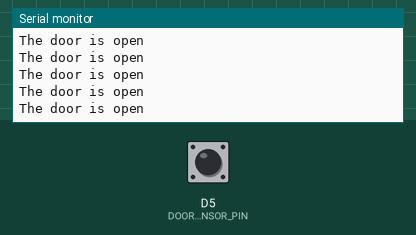
Recording of a sketch running on a simulated ESP8266 (NodeMCU). Shown: the last lines printed to the serial monitor. The inputs (shaded band) are chosen by the test bench; at power-on: D5 (DOOR_SENSOR_PIN) HIGH.

Above: at 1.2 s.
1.3 s: D5 (DOOR_SENSOR_PIN) driven LOW
At 2.3 s:
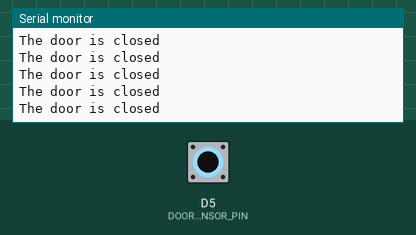
3.2 s: D5 (DOOR_SENSOR_PIN) driven HIGH
At 3.7 s:
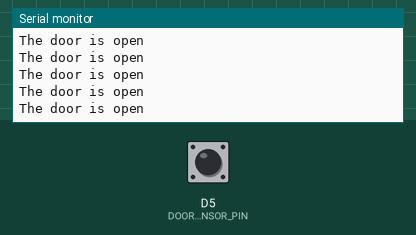
6.2 s: D5 (DOOR_SENSOR_PIN) driven LOW
At 7.0 s:
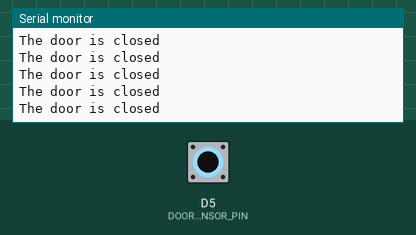
9.2 s: D5 (DOOR_SENSOR_PIN) pulsed HIGH 2 times (0.12 s each, 0.3 s apart)
12.8 s: D5 (DOOR_SENSOR_PIN) driven HIGH
At 13.9 s:
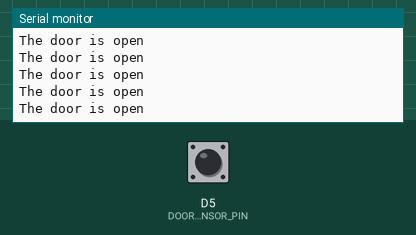
15.8 s: D5 (DOOR_SENSOR_PIN) driven LOW
At 16.6 s:
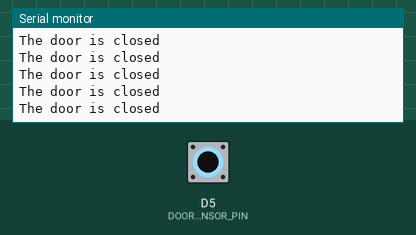

The sketch:

MC-38_MagneticDoorSwitch.ino
```cpp
#define DOOR_SENSOR_PIN  D5  // ESP32 pin GIOP19 connected to door sensor's pin

int doorState=0;

void setup() {
  Serial.begin(9600);                     // initialize serial
  pinMode(DOOR_SENSOR_PIN, INPUT_PULLUP); // set ESP32 pin to input pull-up mode
}

void loop() {
  doorState = digitalRead(DOOR_SENSOR_PIN); // read state

  if (doorState == HIGH) {
    Serial.println("The door is open");
  } else {
    Serial.println("The door is closed");
  }
}
```

Measured:
- after the input at 1.3 s, the serial monitor: prints a new line at once (image 1)
- after the input at 6.2 s, the serial monitor: prints a new line at once (image 3)
- after the input at 12.8 s, the serial monitor: prints a new line at once (image 4)
- after the input at 15.8 s, the serial monitor: prints a new line at once (image 5)
